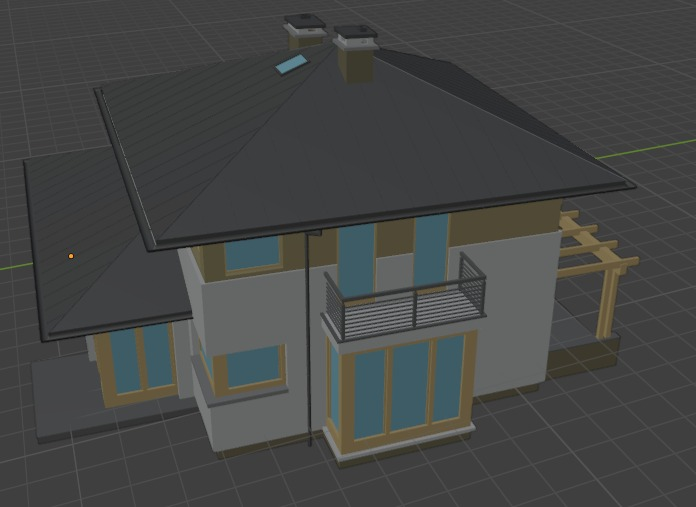
#> input picture sift/Etapa5/imgs/200.jpg, 696 x 507 px; its folder holds 4 pictures in this run
$ python sift.py
#> lines starting #> are read from the running program, lines starting #| are printed output that depends on the picture
import numpy as np
import cv2 as cv
import glob
import os
import matplotlib.pyplot as plt

# Diretórios das imagens e de saída
image_dir = '/home/pedro/Documents/TCC/GitHub/TCC3DReconstruction/sift/Etapa5/imgs/'
image_out = '/home/pedro/Documents/TCC/GitHub/TCC3DReconstruction/sift/Etapa5/'

# Listar todos os arquivos de imagem no diretório
image_files = glob.glob(os.path.join(image_dir, '*.jpg'))
print("image files:", image_files)

# Carregar as imagens para combinar
img1 = cv.imread(image_files[0])
#> img1 is the input picture: shape (507, 696, 3); mean B, G, R 69.2, 70.3, 68.8
img2 = cv.imread(image_files[1])
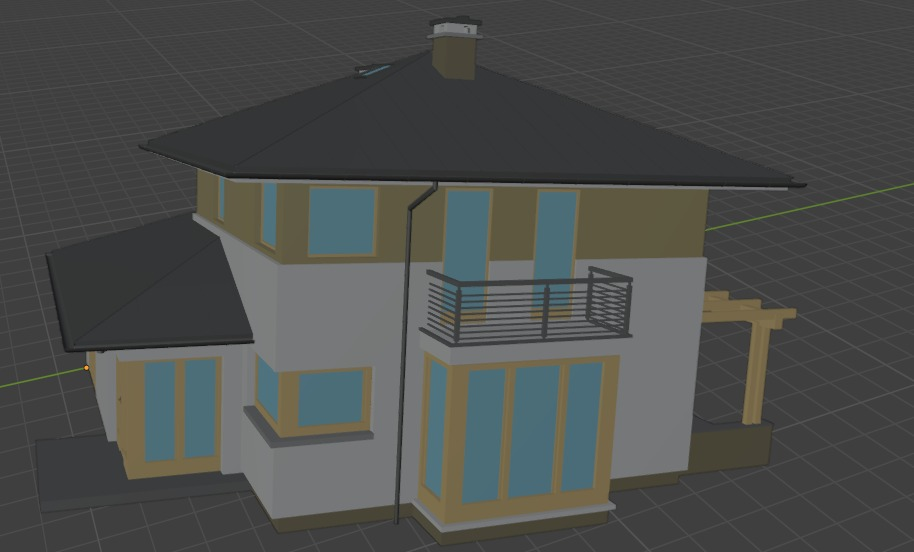
#> input picture sift/Etapa5/imgs/202.jpg, 914 x 552 px
#> img2 is the input picture: shape (552, 914, 3); mean B, G, R 75.9, 77.9, 76

# Converter para escala de cinza
gray1 = cv.cvtColor(img1, cv.COLOR_BGR2GRAY)
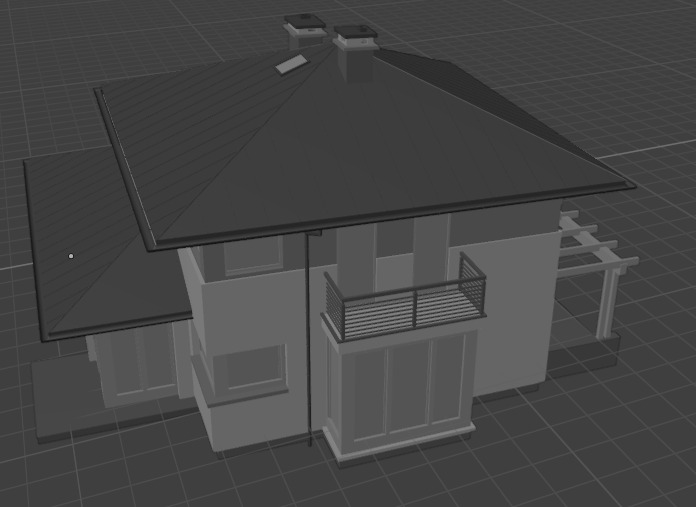
#> gray1: shape (507, 696); min 16, max 180, mean 69.7
gray2 = cv.cvtColor(img2, cv.COLOR_BGR2GRAY)
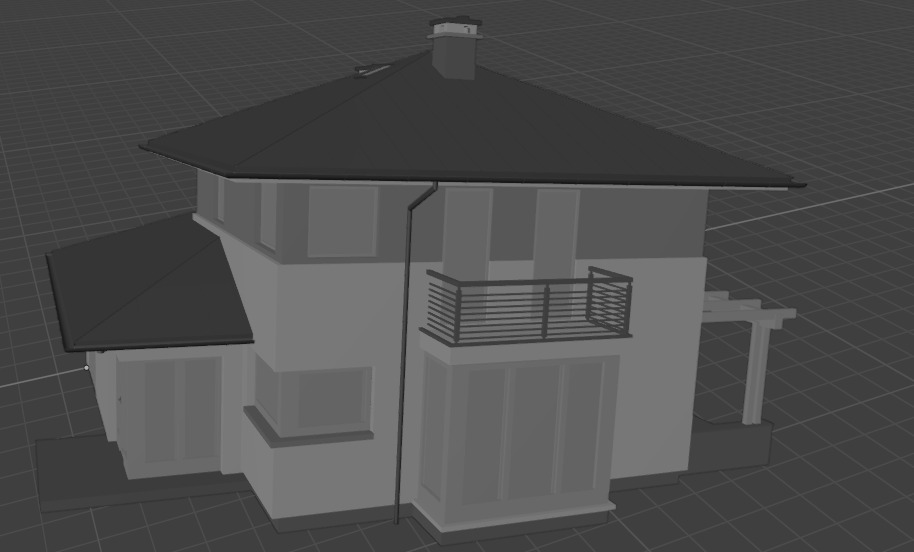
#> gray2: shape (552, 914); min 15, max 181, mean 77.1

# Criar o detector SIFT
sift = cv.SIFT_create()

# Detectar keypoints e calcular descritores para as duas imagens
kp1, des1 = sift.detectAndCompute(gray1, None)
#> kp1 = 165 keypoints; strongest (x, y, size): (71, 256, 2.5), (283, 68, 6.9), (299, 60, 6.8), (472, 427, 4.3)
kp2, des2 = sift.detectAndCompute(gray2, None)
#> kp2 = 425 keypoints; strongest (x, y, size): (86, 368, 2.3), (253, 342, 2.4), (440, 183, 2.6), (786, 189, 2.4)

# Criar o objeto BFMatcher para encontrar correspondências entre os descritores
bf = cv.BFMatcher(cv.NORM_L2, crossCheck=True)

# Encontra as correspondências entre os descritores das duas imagens
matches = bf.match(des1, des2)
#> matches = 70 matches
matches = sorted(matches, key=lambda x: x.distance)

# Controle o número de correspondências a serem usadas para a matriz homográfica
numero_de_matches = 50  # Altere este valor para controlar quantas correspondências deseja usar

# Obter os pontos correspondentes das correspondências
src_pts = np.float32([kp1[m.queryIdx].pt for m in matches[:numero_de_matches]]).reshape(-1, 1, 2)
#> src_pts = 50 rows, first 8: [304.9, 429.8], [283, 67.53], [310.1, 268.5], [411.5, 449.1], [283, 67.53], [193.2, 315], [414.5, 312.2], [483.2, 294.1]
dst_pts = np.float32([kp2[m.trainIdx].pt for m in matches[:numero_de_matches]]).reshape(-1, 1, 2)
#> dst_pts = 50 rows, first 8: [391, 501.6], [751.4, 413.3], [411, 263.4], [675.6, 184.5], [751.4, 413.3], [254.1, 337.9], [545.1, 317.4], [627.2, 313.4]

# Calcular a matriz homográfica
H, mask = cv.findHomography(src_pts, dst_pts, cv.RANSAC, 5.0)
#> H = [[1.28, -0.0207, 23.03], [-0.121, 1.49, -95.17], [-0.000137, 0.000197, 1]]; mask = 50 values, max 1 at index 2, min 0 at index 0, mean 0.2

# Usar a homografia para transformar a primeira imagem e compô-la com a segunda
altura, largura = img2.shape[:2]
#> altura = 552; largura = 914
img1_warped = cv.warpPerspective(img1, H, (largura * 2, altura))
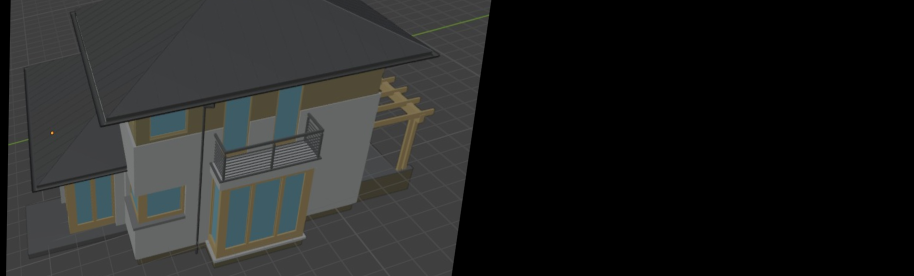
#> img1_warped: shape (552, 1828, 3) (shown at 1/2 size); mean B, G, R 35.7, 36.4, 35.5

# Colocar a segunda imagem na composição ao lado da primeira imagem transformada
img1_warped[0:altura, 0:largura] = img2
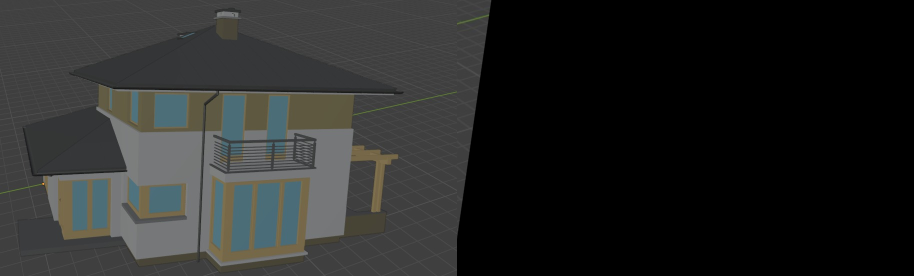
#> img1_warped: shape (552, 1828, 3) (shown at 1/2 size); mean B, G, R 39, 40, 39

# Exibir a imagem composta
plt.figure(figsize=(15, 10))
plt.imshow(cv.cvtColor(img1_warped, cv.COLOR_BGR2RGB))
plt.title('Composição das duas imagens com alinhamento baseado em SIFT')
plt.axis('off')
plt.show()

# Salvar a imagem composta em um arquivo
output_path = os.path.join(image_out, 'imagem_composta.jpg')
cv.imwrite(output_path, img1_warped)
print(f'Imagem composta salva em: {output_path}')
